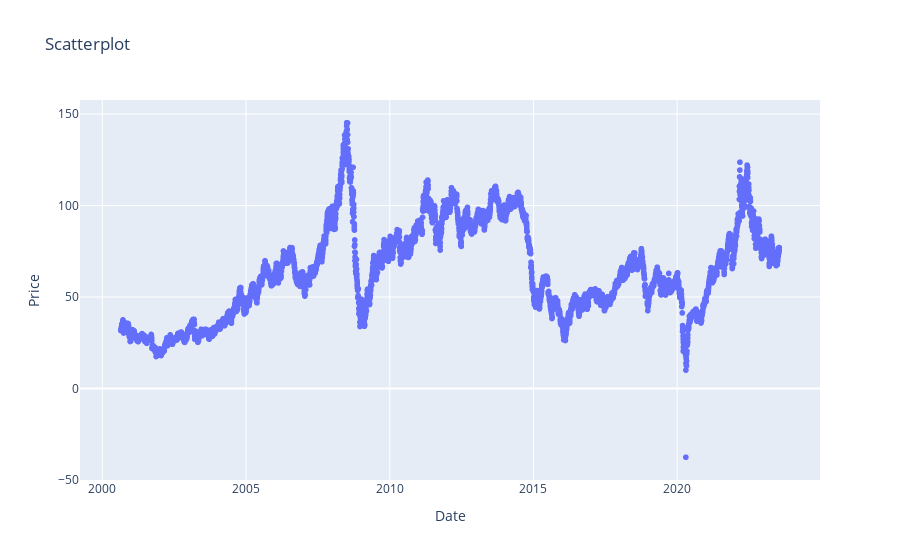

Notebook cell for this chart:
### Code cell
# Convert the Date column to a datetime object
df['Date'] = pd.to_datetime(df['Date'])

# Create the interactive scatterplot
fig = px.scatter(df, x='Date', y='Price', title='Scatterplot')

fig.show()

### Figure 1 — Plotly figure (JSON) as saved in the notebook; plotly's stock layout.template omitted (floating-point values rounded to 4 significant figures; data arrays with more than 128 entries replaced by an {"elided": "..."} marker saying what was removed)
{"data": [{"hovertemplate": "Date=%{x}<br>Price=%{y}<extra></extra>", "legendgroup": "", "marker": {"color": "#636efa", "symbol": "circle"}, "mode": "markers", "name": "", "showlegend": false, "type": "scattergl", "x": {"elided": "5751 str values"}, "xaxis": "x", "y": {"elided": "5751 float values"}, "yaxis": "y"}], "layout": {"legend": {"tracegroupgap": 0}, "title": {"text": "Scatterplot"}, "xaxis": {"anchor": "y", "domain": [0, 1], "title": {"text": "Date"}}, "yaxis": {"anchor": "x", "domain": [0, 1], "title": {"text": "Price"}}}}
